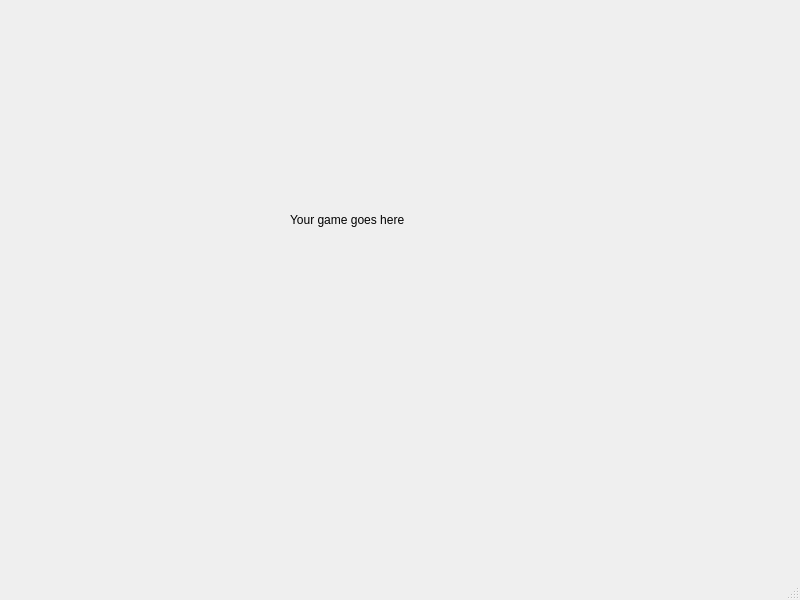
<?xml version="1.0" encoding="UTF-8"?>
<ui version="4.0">
 <class>MainWindowClass</class>
 <widget class="QMainWindow" name="MainWindowClass">
  <property name="geometry">
   <rect>
    <x>0</x>
    <y>0</y>
    <width>800</width>
    <height>600</height>
   </rect>
  </property>
  <property name="windowTitle">
   <string>MainWindow</string>
  </property>
  <widget class="QWidget" name="centralwidget" native="true">
   <property name="geometry">
    <rect>
     <x>0</x>
     <y>0</y>
     <width>702</width>
     <height>380</height>
    </rect>
   </property>
   <widget class="QLabel" name="label">
    <property name="geometry">
     <rect>
      <x>290</x>
      <y>210</y>
      <width>141</width>
      <height>20</height>
     </rect>
    </property>
    <property name="text">
     <string>Your game goes here</string>
    </property>
   </widget>
  </widget>
  <widget class="QMenuBar" name="menubar">
   <property name="geometry">
    <rect>
     <x>0</x>
     <y>0</y>
     <width>800</width>
     <height>25</height>
    </rect>
   </property>
  </widget>
  <widget class="QStatusBar" name="statusbar">
   <property name="geometry">
    <rect>
     <x>0</x>
     <y>0</y>
     <width>3</width>
     <height>25</height>
    </rect>
   </property>
  </widget>
 </widget>
 <customwidgets>
  <customwidget>
   <class>MainWindow</class>
   <extends>QMainWindow</extends>
   <header>main_window.hh</header>
   <container>1</container>
  </customwidget>
 </customwidgets>
 <resources/>
 <connections/>
</ui>
